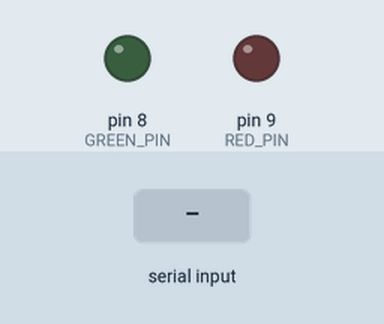
The sketch below on a simulated Arduino Uno, built with avr-gcc and run on an emulated ATmega328P. Parts: output pins drawn as LEDs (lit = HIGH). Inputs (shaded band) come from the test bench. What the sketch prints to the serial monitor is not drawn.

Above: at 1.7 s.
1.8 s: "1" received over Serial
At 3.2 s:
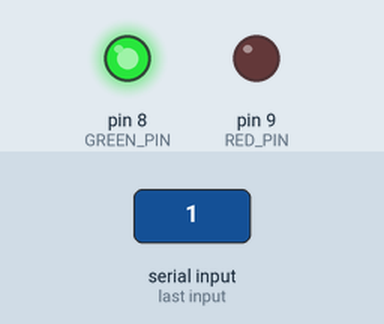
4.8 s: "0" received over Serial
At 5.5 s:
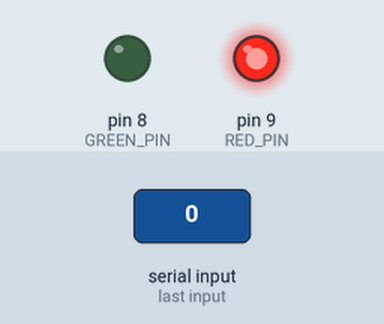
Timing chart, 0 to 8.3 s (numbered marks = the images above; inputs shaded):
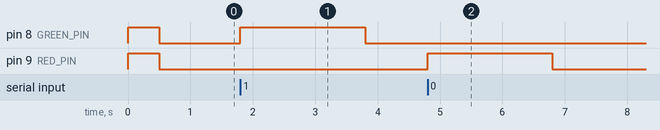

Measured:
- after the input at 1.8 s, pin 8 (GREEN_PIN): LOW → HIGH at once, → LOW 2.0 s later
- after the input at 4.8 s, pin 9 (RED_PIN): LOW → HIGH at once, → LOW 2.0 s later

The sketch:

arduino_led.ino
```cpp
/*
  Smart Attendance System - Arduino LED Controller
  ------------------------------------------------
  Listens over USB Serial for commands from the Python Facial Recognition Engine.

  COM PROTOCOL:
  '1' = Face Recognized (Green LED pulses for 2 seconds)
  '0' = Unknown Face (Red LED pulses for 2 seconds)
*/

const int GREEN_PIN = 8;
const int RED_PIN = 9;

int currentLed = -1;
unsigned long ledTurnedOnAt = 0;
const unsigned long LED_DURATION = 2000; // 2 seconds

void setup() {
  Serial.begin(9600);
  pinMode(GREEN_PIN, OUTPUT);
  pinMode(RED_PIN, OUTPUT);

  // Flash both to indicate bootup ready
  digitalWrite(GREEN_PIN, HIGH);
  digitalWrite(RED_PIN, HIGH);
  delay(500);
  digitalWrite(GREEN_PIN, LOW);
  digitalWrite(RED_PIN, LOW);

  // Ready light pulse
  Serial.println("ARDUINO_READY");
}

void loop() {
  // Check if Python sent a command
  if (Serial.available() > 0) {
    char command = Serial.read();

    if (command == '1') {
      // Known Face -> Green
      digitalWrite(GREEN_PIN, HIGH);
      digitalWrite(RED_PIN, LOW);
      currentLed = GREEN_PIN;
      ledTurnedOnAt = millis();
    }
    else if (command == '0') {
      // Unknown Face -> Red
      digitalWrite(RED_PIN, HIGH);
      digitalWrite(GREEN_PIN, LOW);
      currentLed = RED_PIN;
      ledTurnedOnAt = millis();
    }
  }

  // Turn off LED after duration expires
  if (currentLed != -1 && (millis() - ledTurnedOnAt >= LED_DURATION)) {
    digitalWrite(currentLed, LOW);
    currentLed = -1;
  }
}
```
